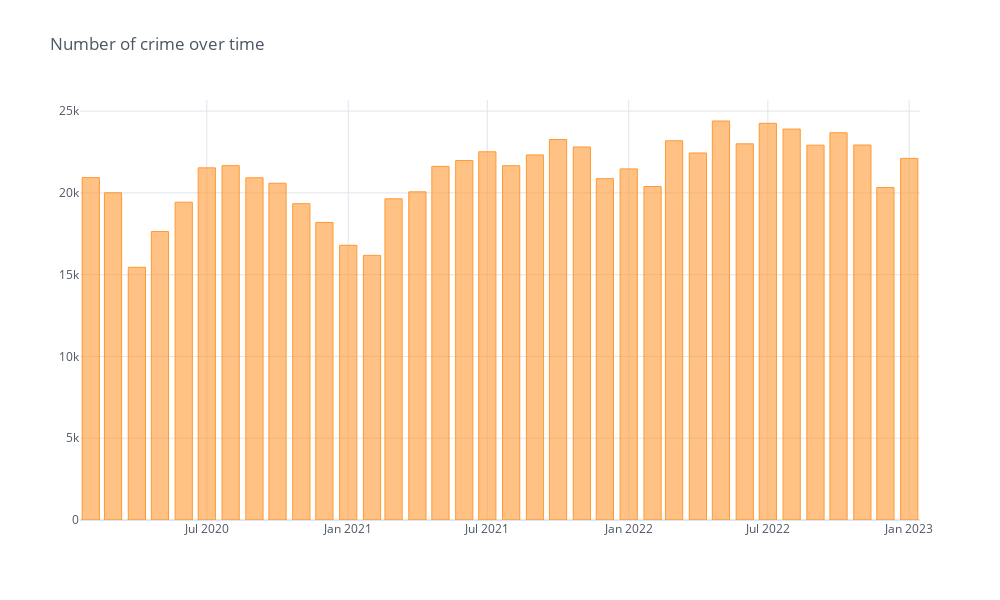

The notebook cell saved with this chart:
### Code cell
# Number of crime over time
pd.DataFrame(data.groupby(['Month'])['Crime ID'].count()).iplot(kind='bar',title='Number of crime over time')

### Figure 1 — Plotly figure (JSON) as saved in the notebook; plotly's stock layout.template omitted (floating-point values rounded to 4 significant figures)
{"data": [{"marker": {"color": "rgba(255, 153, 51, 0.6)", "line": {"color": "rgba(255, 153, 51, 1.0)", "width": 1}}, "name": "Crime ID", "orientation": "v", "text": "", "type": "bar", "x": ["2020-02", "2020-03", "2020-04", "2020-05", "2020-06", "2020-07", "2020-08", "2020-09", "2020-10", "2020-11", "2020-12", "2021-01", "2021-02", "2021-03", "2021-04", "2021-05", "2021-06", "2021-07", "2021-08", "2021-09", "2021-10", "2021-11", "2021-12", "2022-01", "2022-02", "2022-03", "2022-04", "2022-05", "2022-06", "2022-07", "2022-08", "2022-09", "2022-10", "2022-11", "2022-12", "2023-01"], "y": [20933, 20006, 15449, 17636, 19430, 21531, 21664, 20922, 20588, 19338, 18192, 16796, 16179, 19636, 20064, 21621, 21975, 22512, 21659, 22320, 23262, 22805, 20868, 21464, 20386, 23185, 22438, 24394, 22998, 24252, 23900, 22915, 23676, 22926, 20326, 22106]}], "layout": {"height": 600, "legend": {"bgcolor": "#FFFFFF", "font": {"color": "#4D5663"}}, "paper_bgcolor": "#FFFFFF", "plot_bgcolor": "#FFFFFF", "title": {"font": {"color": "#4D5663"}, "text": "Number of crime over time"}, "width": 1000, "xaxis": {"autorange": true, "gridcolor": "#E1E5ED", "range": ["2020-01-18", "2023-01-15"], "showgrid": true, "tickfont": {"color": "#4D5663"}, "title": {"font": {"color": "#4D5663"}, "text": ""}, "type": "date", "zerolinecolor": "#E1E5ED"}, "yaxis": {"autorange": true, "gridcolor": "#E1E5ED", "range": [0, 25680.0], "showgrid": true, "tickfont": {"color": "#4D5663"}, "title": {"font": {"color": "#4D5663"}, "text": ""}, "type": "linear", "zerolinecolor": "#E1E5ED"}}}
